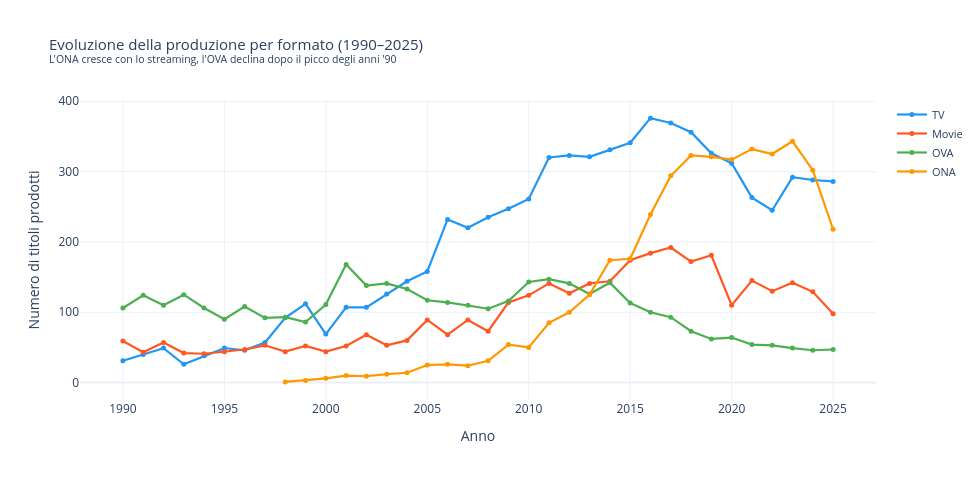

Notebook code cell kept with this figure:
### Markdown cell above
Quattro formati su nove hanno un peso narrativo reale nella nostra analisi: **TV, Movie, OVA e ONA**. Gli altri cinque (Music, CM, PV, Special e TV Special) sono contenuti accessori o promozionali che non aggiungono significato alle domande che ci poniamo.

Sappiamo già cosa sono le serie TV e film. Vediamo a cosa si riferiscono OVA e ONA.

**OVA — Original Video Animation**
Contenuti prodotti direttamente per il mercato home video, senza passare dalla televisione né dal cinema.

**ONA — Original Net Animation**
La versione digitale dell'OVA: contenuti distribuiti direttamente su internet, senza passare da televisione, cinema o supporto fisico.

Da questo punto in poi, `details` è filtrato a questi quattro formati (21.609 titoli su 28.955).

Prima di proseguire, osserviamo come è cambiato il peso di questi formati nel tempo: la produzione anime si è evoluta non solo nei contenuti, ma anche nelle modalità di distribuzione, spinte dal progresso tecnologico e dalla diffusione del web.

### Code cell
import datetime
import plotly.graph_objects as go

MAIN_TYPES  = ['TV', 'Movie', 'OVA', 'ONA']
type_colors = {'TV': '#2196F3', 'Movie': '#FF5722', 'OVA': '#4CAF50', 'ONA': '#FF9800'}

current_year = datetime.datetime.now().year

# Nel CSV la colonna 'year' è popolata solo per i titoli TV;
# per Movie, OVA e ONA l'anno va derivato da start_date.
details_plot = details.copy()
details_plot['year'] = details_plot['year'].fillna(
    pd.to_datetime(details_plot['start_date'], utc=True, errors='coerce').dt.year
)

max_year = int(min(details_plot['year'].dropna().max(), current_year - 1))

type_year = (
    details_plot
    .dropna(subset=['year'])
    .query('type in @MAIN_TYPES and year >= 1990 and year <= @max_year')
    .groupby(['year', 'type'])
    .size()
    .reset_index(name='count')
)

fig = go.Figure()
for t in MAIN_TYPES:
    d = type_year[type_year['type'] == t].sort_values('year')
    fig.add_trace(go.Scatter(
        x=d['year'],
        y=d['count'],
        mode='lines+markers',
        name=t,
        line=dict(color=type_colors[t], width=2.2),
        marker=dict(size=5),
        hovertemplate='<b>%{fullData.name}</b><br>Anno: %{x:.0f}<br>Titoli: %{y}<extra></extra>',
    ))

fig.update_layout(
    title=dict(
        text=(
            f"Evoluzione della produzione per formato (1990–{max_year})<br>"
            "<sup>L'ONA cresce con lo streaming, l'OVA declina dopo il picco degli anni '90</sup>"
        ),
        font=dict(size=15),
    ),
    xaxis=dict(title='Anno', tickformat='d'),
    yaxis=dict(title='Numero di titoli prodotti'),
    legend=dict(font=dict(size=11)),
    hovermode='x unified',
    template='plotly_white',
    width=980,
    height=480,
)
fig.show()

# Filtro globale: da qui in poi details contiene solo i 4 formati principali
# L'anno derivato da start_date viene propagato in details così le celle
# successive che usano details[['mal_id', 'year']] trovano dati completi.
details = details[details['type'].isin(MAIN_TYPES)].copy().reset_index(drop=True)
details['year'] = details['year'].fillna(
    pd.to_datetime(details['start_date'], utc=True, errors='coerce').dt.year
)
details_ex = (
    details
    .assign(genre=details['genres'].str[2:-2].str.split("', '"))
    .explode('genre')
)
details_ex = details_ex[details_ex['genre'].str.strip() != ''][['mal_id', 'genre']]
top_genres = details_ex['genre'].value_counts().index

print(f'details filtrato: {len(details):,} titoli  →  {MAIN_TYPES}')
print(f'Generi unici dopo il filtro: {len(top_genres)}')

### Figure 1 — Plotly figure (JSON) as saved in the notebook; plotly's stock layout.template omitted (floating-point values rounded to 4 significant figures)
{"data": [{"hovertemplate": "<b>%{fullData.name}</b><br>Anno: %{x:.0f}<br>Titoli: %{y}<extra></extra>", "line": {"color": "#2196F3", "width": 2.2}, "marker": {"size": 5}, "mode": "lines+markers", "name": "TV", "x": [1990.0, 1991.0, 1992.0, 1993.0, 1994.0, 1995.0, 1996.0, 1997.0, 1998.0, 1999.0, 2000.0, 2001.0, 2002.0, 2003.0, 2004.0, 2005.0, 2006.0, 2007.0, 2008.0, 2009.0, 2010.0, 2011.0, 2012.0, 2013.0, 2014.0, 2015.0, 2016.0, 2017.0, 2018.0, 2019.0, 2020.0, 2021.0, 2022.0, 2023.0, 2024.0, 2025.0], "y": [31, 40, 49, 26, 38, 49, 46, 57, 92, 112, 69, 107, 107, 126, 144, 158, 232, 220, 235, 247, 261, 320, 323, 321, 331, 341, 376, 369, 356, 326, 312, 263, 245, 292, 288, 286], "type": "scatter"}, {"hovertemplate": "<b>%{fullData.name}</b><br>Anno: %{x:.0f}<br>Titoli: %{y}<extra></extra>", "line": {"color": "#FF5722", "width": 2.2}, "marker": {"size": 5}, "mode": "lines+markers", "name": "Movie", "x": [1990.0, 1991.0, 1992.0, 1993.0, 1994.0, 1995.0, 1996.0, 1997.0, 1998.0, 1999.0, 2000.0, 2001.0, 2002.0, 2003.0, 2004.0, 2005.0, 2006.0, 2007.0, 2008.0, 2009.0, 2010.0, 2011.0, 2012.0, 2013.0, 2014.0, 2015.0, 2016.0, 2017.0, 2018.0, 2019.0, 2020.0, 2021.0, 2022.0, 2023.0, 2024.0, 2025.0], "y": [59, 43, 57, 42, 41, 44, 47, 53, 44, 52, 44, 52, 68, 53, 60, 89, 68, 89, 73, 114, 124, 141, 127, 141, 144, 174, 184, 192, 172, 181, 110, 145, 130, 142, 129, 98], "type": "scatter"}, {"hovertemplate": "<b>%{fullData.name}</b><br>Anno: %{x:.0f}<br>Titoli: %{y}<extra></extra>", "line": {"color": "#4CAF50", "width": 2.2}, "marker": {"size": 5}, "mode": "lines+markers", "name": "OVA", "x": [1990.0, 1991.0, 1992.0, 1993.0, 1994.0, 1995.0, 1996.0, 1997.0, 1998.0, 1999.0, 2000.0, 2001.0, 2002.0, 2003.0, 2004.0, 2005.0, 2006.0, 2007.0, 2008.0, 2009.0, 2010.0, 2011.0, 2012.0, 2013.0, 2014.0, 2015.0, 2016.0, 2017.0, 2018.0, 2019.0, 2020.0, 2021.0, 2022.0, 2023.0, 2024.0, 2025.0], "y": [106, 124, 110, 125, 106, 90, 108, 92, 93, 86, 111, 168, 138, 141, 133, 117, 114, 110, 105, 116, 143, 147, 141, 126, 142, 113, 100, 93, 73, 62, 64, 54, 53, 49, 46, 47], "type": "scatter"}, {"hovertemplate": "<b>%{fullData.name}</b><br>Anno: %{x:.0f}<br>Titoli: %{y}<extra></extra>", "line": {"color": "#FF9800", "width": 2.2}, "marker": {"size": 5}, "mode": "lines+markers", "name": "ONA", "x": [1998.0, 1999.0, 2000.0, 2001.0, 2002.0, 2003.0, 2004.0, 2005.0, 2006.0, 2007.0, 2008.0, 2009.0, 2010.0, 2011.0, 2012.0, 2013.0, 2014.0, 2015.0, 2016.0, 2017.0, 2018.0, 2019.0, 2020.0, 2021.0, 2022.0, 2023.0, 2024.0, 2025.0], "y": [1, 3, 6, 10, 9, 12, 14, 25, 26, 24, 31, 54, 50, 85, 100, 125, 174, 176, 239, 294, 323, 321, 317, 332, 325, 343, 302, 218], "type": "scatter"}], "layout": {"title": {"font": {"size": 15}, "text": "Evoluzione della produzione per formato (1990–2025)<br><sup>L'ONA cresce con lo streaming, l'OVA declina dopo il picco degli anni '90</sup>"}, "xaxis": {"title": {"text": "Anno"}, "tickformat": "d"}, "legend": {"font": {"size": 11}}, "yaxis": {"title": {"text": "Numero di titoli prodotti"}}, "hovermode": "x unified", "width": 980, "height": 480}}
